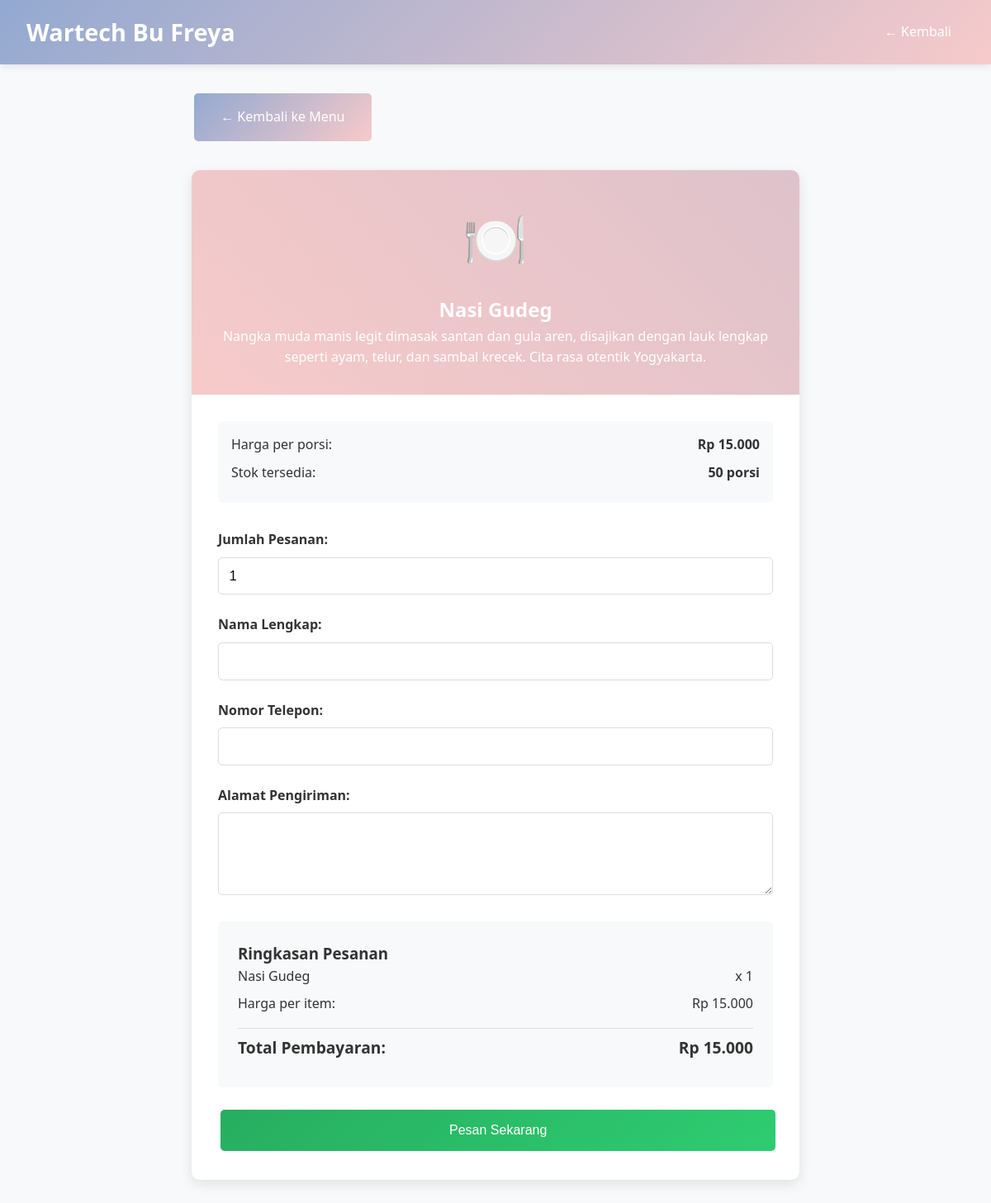
The app's page /order.php?id=1 with its own data.
### tables this page shows
CREATE TABLE `produk` (
  `id` int(11) NOT NULL,
  `nama` varchar(100) NOT NULL,
  `deskripsi` text DEFAULT NULL,
  `harga` int(11) NOT NULL,
  `stock` int(11) NOT NULL DEFAULT 0,
  `image` varchar(255) DEFAULT NULL,
  `created_at` timestamp NOT NULL DEFAULT current_timestamp(),
  `updated_at` timestamp NOT NULL DEFAULT current_timestamp() ON UPDATE current_timestamp()
);

### order.php (the view, shortened to what this page needs)
<?php
require_once 'config/database.php';
$id_produk = $_GET['id'] ?? 0;
try {
    $stmt = $pdo->prepare("SELECT * FROM produk WHERE id = ?");
    $stmt->execute([$id_produk]);
    $produk = $stmt->fetch();
} catch(PDOException $e) {
    $_SESSION['message'] = 'Terjadi kesalahan sistem';
    header('Location: index.php');
    exit();
}
?>
<!DOCTYPE html>
<html lang="id">
<head>
    <link rel="stylesheet" href="includes/order.css">
</head>
<body>
    <nav class="navbar">
        <div class="nav-container">
            <h1>Wartech Bu Freya</h1>
            <div class="nav-links">
                <a href="index.php">← Kembali</a>
            </div>
        </div>
    </nav>
    <div class="container">
        <div class="back-link">
            <a href="index.php" class="btn">← Kembali ke Menu</a>
        </div>
        <div class="order-container">
            <div class="produk-header">
                <div class="produk-icon">🍽️</div>
                <h2><?php echo htmlspecialchars($produk['nama']); ?></h2>
                <p><?php echo htmlspecialchars($produk['deskripsi']); ?></p>
            </div>
            <div class="produk-details">
                <div class="produk-info">
                    <div class="summary-row">
                        <span>Harga per porsi:</span>
                        <span><strong>Rp <?php echo number_format($produk['harga'], 0, ',', '.'); ?></strong></span>
                    </div>
                    <div class="summary-row">
                        <span>Stok tersedia:</span>
                        <span><strong><?php echo $produk['stock']; ?> porsi</strong></span>
                    </div>
                </div>
                <form method="POST" action="">
                    <div class="form-group">
                        <label for="qty">Jumlah Pesanan:</label>
                        <input type="number" id="qty" name="qty"
                               min="1" max="<?php echo $produk['stock']; ?>"
                               value="<?php echo htmlspecialchars($_POST['qty'] ?? '1'); ?>"
                               required onchange="updateTotal()">
                    </div>
                    <div class="form-group">
                        <label for="nama_pelanggan">Nama Lengkap:</label>
                        <input type="text" id="nama_pelanggan" name="nama_pelanggan"
                               value="<?php echo htmlspecialchars($_POST['nama_pelanggan'] ?? ''); ?>"
                               required>
                    </div>
                    <div class="form-group">
                        <label for="no_telp">Nomor Telepon:</label>
                        <input type="tel" id="no_telp" name="no_telp"
                               value="<?php echo htmlspecialchars($_POST['no_telp'] ?? ''); ?>"
                               required>
                    </div>
                    <div class="form-group">
                        <label for="alamat_pelanggan">Alamat Pengiriman:</label>
                        <textarea id="alamat_pelanggan" name="alamat_pelanggan"
                                  required><?php echo htmlspecialchars($_POST['alamat_pelanggan'] ?? ''); ?></textarea>
                    </div>
                    <div class="order-summary">
                        <h3>Ringkasan Pesanan</h3>
                        <div class="summary-row">
                            <span id="item-nama"><?php echo htmlspecialchars($produk['nama']); ?></span>
                            <span id="item-qty">x 1</span>
                        </div>
                        <div class="summary-row">
                            <span>Harga per item:</span>
                            <span>Rp <?php echo number_format($produk['harga'], 0, ',', '.'); ?></span>
                        </div>
                        <div class="summary-row total">
                            <span>Total Pembayaran:</span>
                            <span id="total-harga">Rp <?php echo number_format($produk['harga'], 0, ',', '.'); ?></span>
                        </div>
                    </div>
                    <button type="submit" class="btn btn-success btn-block">
                        Pesan Sekarang
                    </button>
                </form>
            </div>
        </div>
    </div>
</body>
</html>

### includes/order.css (style rules this page uses)
* { margin: 0; padding: 0; box-sizing: border-box; }
body { font-family: 'Segoe UI', Tahoma, Geneva, Verdana, sans-serif; line-height: 1.6; color: #333; background-color: #f8f9fa; }
.navbar { background: linear-gradient(135deg, #93a9d1 0%, #f7caca 100%); padding: 1rem 0; box-shadow: 0 2px 10px rgba(0,0,0,0.1); }
.nav-container { max-width: 1200px; margin: 0 auto; display: flex; justify-content: space-between; align-items: center; padding: 0 2rem; }
.nav-container h1 { color: white; font-size: 1.8rem; }
.nav-links a { color: white; text-decoration: none; padding: 0.5rem 1rem; border-radius: 5px; transition: background-color 0.3s; }
.container { max-width: 800px; margin: 2rem auto; padding: 0 2rem; }
.order-container { background: white; border-radius: 10px; box-shadow: 0 5px 15px rgba(0,0,0,0.1); overflow: hidden; }
.produk-header { background: linear-gradient(45deg, #f7cac9, #dec2cb); color: white; padding: 2rem; text-align: center; }
.produk-icon { font-size: 4rem; margin-bottom: 1rem; }
.produk-details { padding: 2rem; }
.produk-info { margin-bottom: 2rem; padding: 1rem; background: #f8f9fa; border-radius: 5px; }
.form-group { margin-bottom: 1.5rem; }
.form-group label { display: block; margin-bottom: 0.5rem; font-weight: bold; color: #333; }
.form-group input, .form-group textarea { width: 100%; padding: 0.8rem; border: 1px solid #ddd; border-radius: 5px; font-size: 1rem; }
.form-group textarea { height: 100px; resize: vertical; }
.order-summary { background: #f8f9fa; padding: 1.5rem; border-radius: 5px; margin: 1.5rem 0; }
.summary-row { display: flex; justify-content: space-between; margin-bottom: 0.5rem; }
.summary-row.total { font-weight: bold; font-size: 1.2rem; border-top: 1px solid #ddd; padding-top: 0.5rem; margin-top: 1rem; }
.btn { background: linear-gradient(135deg, #93a9d1 0%, #f7caca 100%); color: white; padding: 1rem 2rem; border: none; border-radius: 5px; cursor: pointer; font-size: 1rem; text-decoration: none; display: inline-block; transition: transform 0.2s; margin: 0.2rem; }
.btn-success { background: linear-gradient(135deg, #27ae60 0%, #2ecc71 100%); }
.btn-block { width: 100%; text-align: center; }
.back-link { margin-bottom: 2rem; }

### records on screen
produk: nama "Nasi Gudeg", deskripsi "Nangka muda manis legit dimasak santan dan gula aren, disajikan dengan lauk lengkap seperti ayam, telur, dan sambal krecek. Cita rasa otentik Yogyakarta.", harga "15.000", stock "50"
